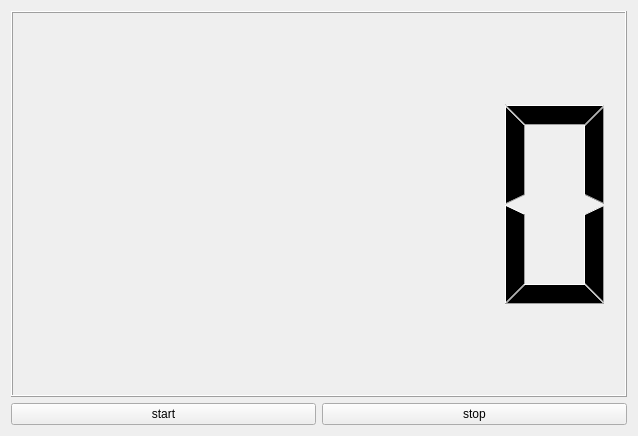
<?xml version="1.0" encoding="UTF-8"?>
<ui version="4.0">
 <class>Widget</class>
 <widget class="QWidget" name="Widget">
  <property name="geometry">
   <rect>
    <x>0</x>
    <y>0</y>
    <width>638</width>
    <height>436</height>
   </rect>
  </property>
  <property name="windowTitle">
   <string>Widget</string>
  </property>
  <layout class="QGridLayout" name="gridLayout">
   <item row="0" column="0" colspan="2">
    <widget class="QLCDNumber" name="lcdNumber"/>
   </item>
   <item row="1" column="0">
    <widget class="QPushButton" name="startButton">
     <property name="text">
      <string>start</string>
     </property>
    </widget>
   </item>
   <item row="1" column="1">
    <widget class="QPushButton" name="stopButton">
     <property name="text">
      <string>stop</string>
     </property>
    </widget>
   </item>
  </layout>
 </widget>
 <layoutdefault spacing="6" margin="11"/>
 <resources/>
 <connections/>
</ui>
